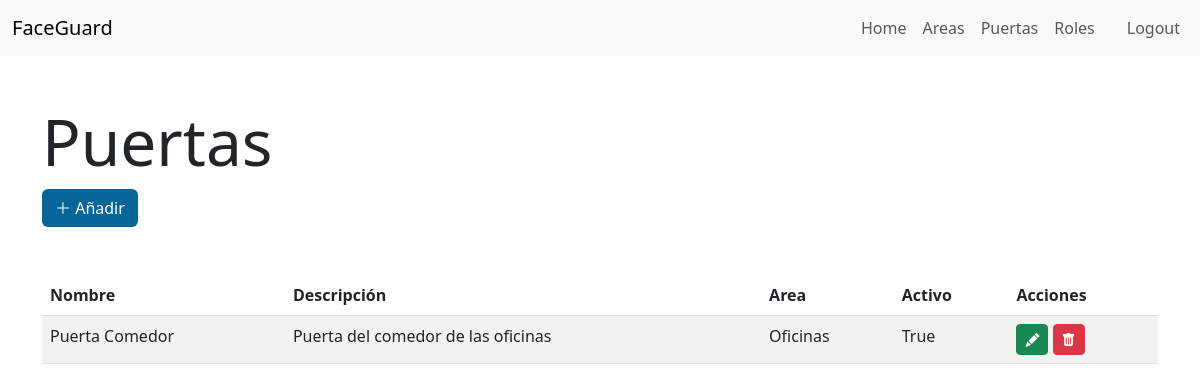
The page /puertas/ (signed in) on the database as committed earlier.
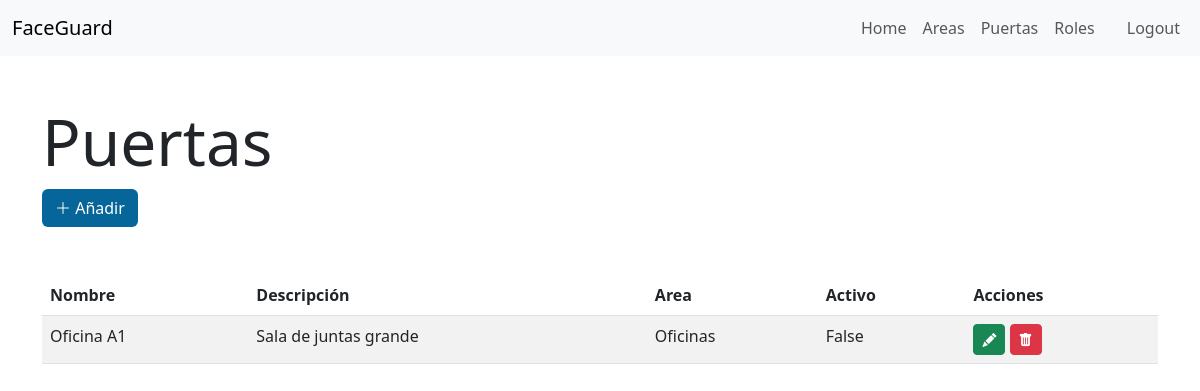
The same page on the database as committed later.
### areas/models.py (models this page shows, shortened)
class Puerta(models.Model):
    nombre = models.CharField(max_length=100)
    descripcion = models.TextField(blank=True)
    area = models.ForeignKey(Area, on_delete=models.CASCADE)
    activo = models.BooleanField(default=False)

class Area(models.Model):
    nombre  = models.CharField(max_length=100)
    descripcion = models.TextField(blank=True)
    activo = models.BooleanField(default=False)
    def __str__(self): #Metodo para que en el panel muestre el nombre del area
        return self.nombre

### areas/views.py (the view)
# urls.py: path('', puertas_listar, name='puertas_listar'),
@login_required
def puertas_listar(request):
    puertas = Puerta.objects.all()
    return render(request, 'puertas/puertas_listar.html', {'puertas': puertas})

### areas/templates/puertas/puertas_listar.html (shortened to what this page needs)
{% extends 'base.html' %}
{% load static %}
{% block content %}
<link rel="stylesheet" href="https://cdnjs.cloudflare.com/ajax/libs/twitter-bootstrap/5.3.0/css/bootstrap.min.css">
<link rel="stylesheet" href="https://cdn.datatables.net/2.1.8/css/dataTables.bootstrap5.css">
<link rel="stylesheet" href="{% static 'css/data_table.css' %}">
<div class="container mt-5">
    <h1 class="display-3">Puertas</h1>
    <table id="areasTable" class="table table-striped mt-5">
        <thead style="background-color: #066699 !important; color: white !important;">
            <a href="{% url 'puertas_crear' %}" class="btn" style="background-color: #066699; color: white;">
                <i class="bi bi-plus-lg"></i> Añadir
            </a>
            <tr>
                <th>Nombre</th>
                <th>Descripción</th>
                <th>Area</th>
                <th>Activo</th>
                <th>Acciones</th>
            </tr>
        </thead>
        <tbody>
            {% for puerta in puertas %}
            <tr>
                <td>{{ puerta.nombre }}</td>
                <td>{{ puerta.descripcion }}</td>
                <td>{{ puerta.area }}</td>
                <td>{{ puerta.activo }}</td>
                <td>
                    <a href="{% url 'puertas_editar' puerta.id %}" class="btn btn-sm btn-success">
                        <i class="bi bi-pencil-fill"></i>
                    </a>
                    <button type="button" class="btn btn-sm btn-danger" data-bs-toggle="modal" data-bs-target="#deleteModal{{ puerta.id }}">
                        <i class="bi bi-trash-fill"></i>
                    </button>
                </td>
            </tr>
            {% endfor %}
        </tbody>
    </table>
</div>
{% endblock %}

### tasks/templates/base.html (shortened to what this page needs)
<!DOCTYPE html>
<html lang="en">
<head>
    <link rel="stylesheet" href="https://cdn.jsdelivr.net/npm/bootstrap@5.3.3/dist/css/bootstrap.min.css">
    <link rel="stylesheet" href="https://cdn.jsdelivr.net/npm/bootstrap-icons/font/bootstrap-icons.css">
</head>
<body>
    <nav class="navbar navbar-expand-lg bg-body-tertiary">
        <div class="container-fluid">
          <a class="navbar-brand" href="#">FaceGuard</a>
          <div class="collapse navbar-collapse" id="navbarNav">
            <ul class="navbar-nav ms-auto">
                <li class="nav-item">
                    <a class="nav-link" href="/">Home</a>
                </li>
                {% if user.is_authenticated %}
                <li class="nav-item">
                    <a class="nav-link" href="/areas">Areas</a>
                </li>
                <li class="nav-item">
                    <a class="nav-link" href="/puertas">Puertas</a>
                </li>
                <li class="nav-item">
                    <a class="nav-link" href="/roles">Roles</a>
                </li>
                <li class="nav-item">
                    <a class="nav-link" href="/tasks/create/"></a>
                </li>
                {% endif %}
                {% if user.is_authenticated %}
                <li class="nav-item">
                    <a class="nav-link" href="/logout">Logout</a>
                </li>
                {% endif %}
            </ul>
          </div>
        </div>
      </nav>
    {% block content %}
    {% endblock %}
</body>
</html>

Rows that differ between the two databases and show on the page:
removed Puerta: nombre "Puerta Comedor", descripcion "Puerta del comedor de las oficinas", area "Oficinas", activo "True"
added Puerta: nombre "Oficina A1", descripcion "Sala de juntas grande", area "Oficinas", activo "False"
